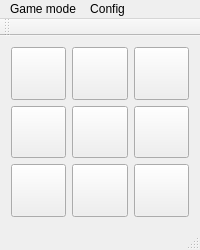
<?xml version="1.0" encoding="UTF-8"?>
<ui version="4.0">
 <class>MainWindow</class>
 <widget class="QMainWindow" name="MainWindow">
  <property name="geometry">
   <rect>
    <x>0</x>
    <y>0</y>
    <width>200</width>
    <height>250</height>
   </rect>
  </property>
  <property name="minimumSize">
   <size>
    <width>200</width>
    <height>250</height>
   </size>
  </property>
  <property name="windowTitle">
   <string>TicTacToe</string>
  </property>
  <widget class="QWidget" name="centralWidget">
   <layout class="QGridLayout" name="gridLayout">
    <item row="0" column="2">
     <widget class="QPushButton" name="pushButton_3">
      <property name="sizePolicy">
       <sizepolicy hsizetype="Minimum" vsizetype="Minimum">
        <horstretch>0</horstretch>
        <verstretch>0</verstretch>
       </sizepolicy>
      </property>
      <property name="text">
       <string/>
      </property>
     </widget>
    </item>
    <item row="1" column="0">
     <widget class="QPushButton" name="pushButton_4">
      <property name="sizePolicy">
       <sizepolicy hsizetype="Minimum" vsizetype="Minimum">
        <horstretch>0</horstretch>
        <verstretch>0</verstretch>
       </sizepolicy>
      </property>
      <property name="text">
       <string/>
      </property>
     </widget>
    </item>
    <item row="1" column="2">
     <widget class="QPushButton" name="pushButton_6">
      <property name="sizePolicy">
       <sizepolicy hsizetype="Minimum" vsizetype="Minimum">
        <horstretch>0</horstretch>
        <verstretch>0</verstretch>
       </sizepolicy>
      </property>
      <property name="text">
       <string/>
      </property>
     </widget>
    </item>
    <item row="0" column="0">
     <widget class="QPushButton" name="pushButton">
      <property name="sizePolicy">
       <sizepolicy hsizetype="Minimum" vsizetype="Minimum">
        <horstretch>0</horstretch>
        <verstretch>0</verstretch>
       </sizepolicy>
      </property>
      <property name="text">
       <string/>
      </property>
     </widget>
    </item>
    <item row="0" column="1">
     <widget class="QPushButton" name="pushButton_2">
      <property name="sizePolicy">
       <sizepolicy hsizetype="Minimum" vsizetype="Minimum">
        <horstretch>0</horstretch>
        <verstretch>0</verstretch>
       </sizepolicy>
      </property>
      <property name="text">
       <string/>
      </property>
     </widget>
    </item>
    <item row="1" column="1">
     <widget class="QPushButton" name="pushButton_5">
      <property name="sizePolicy">
       <sizepolicy hsizetype="Minimum" vsizetype="Minimum">
        <horstretch>0</horstretch>
        <verstretch>0</verstretch>
       </sizepolicy>
      </property>
      <property name="text">
       <string/>
      </property>
     </widget>
    </item>
    <item row="2" column="0">
     <widget class="QPushButton" name="pushButton_7">
      <property name="sizePolicy">
       <sizepolicy hsizetype="Minimum" vsizetype="Minimum">
        <horstretch>0</horstretch>
        <verstretch>0</verstretch>
       </sizepolicy>
      </property>
      <property name="text">
       <string/>
      </property>
     </widget>
    </item>
    <item row="2" column="1">
     <widget class="QPushButton" name="pushButton_8">
      <property name="sizePolicy">
       <sizepolicy hsizetype="Minimum" vsizetype="Minimum">
        <horstretch>0</horstretch>
        <verstretch>0</verstretch>
       </sizepolicy>
      </property>
      <property name="text">
       <string/>
      </property>
     </widget>
    </item>
    <item row="2" column="2">
     <widget class="QPushButton" name="pushButton_9">
      <property name="sizePolicy">
       <sizepolicy hsizetype="Minimum" vsizetype="Minimum">
        <horstretch>0</horstretch>
        <verstretch>0</verstretch>
       </sizepolicy>
      </property>
      <property name="text">
       <string/>
      </property>
     </widget>
    </item>
   </layout>
  </widget>
  <widget class="QMenuBar" name="menuBar">
   <property name="geometry">
    <rect>
     <x>0</x>
     <y>0</y>
     <width>200</width>
     <height>21</height>
    </rect>
   </property>
   <widget class="QMenu" name="menuGame_mode">
    <property name="title">
     <string>Game mode</string>
    </property>
    <addaction name="actionBot"/>
    <addaction name="actionOffline_player"/>
    <addaction name="actionOnline_player"/>
   </widget>
   <widget class="QMenu" name="menuConfig">
    <property name="title">
     <string>Config</string>
    </property>
    <addaction name="actionLAN_settings"/>
   </widget>
   <addaction name="menuGame_mode"/>
   <addaction name="menuConfig"/>
  </widget>
  <widget class="QToolBar" name="mainToolBar">
   <attribute name="toolBarArea">
    <enum>TopToolBarArea</enum>
   </attribute>
   <attribute name="toolBarBreak">
    <bool>false</bool>
   </attribute>
  </widget>
  <widget class="QStatusBar" name="statusBar"/>
  <action name="actionBot">
   <property name="text">
    <string>Bot</string>
   </property>
  </action>
  <action name="actionOffline_player">
   <property name="text">
    <string>Offline player</string>
   </property>
  </action>
  <action name="actionOnline_player">
   <property name="text">
    <string>Online player</string>
   </property>
  </action>
  <action name="actionLAN_settings">
   <property name="text">
    <string>LAN settings</string>
   </property>
  </action>
 </widget>
 <layoutdefault spacing="6" margin="11"/>
 <resources/>
 <connections/>
</ui>
